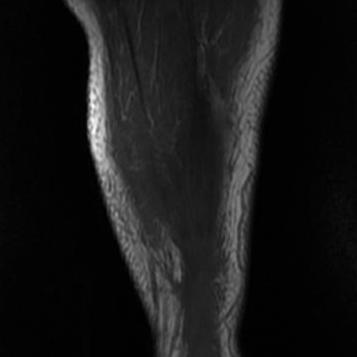
%> input picture 1.jpg, 357 x 357 px
$ octave main_1.m   (GNU Octave 9; MATLAB toolbox functions it lacks are replaced by stand-ins)
%> lines starting %> are read from the running program, lines starting %| are printed output that depends on the picture; in (x1, y1, x2, y2) boxes, pixels count from 0 and x2, y2 are one past the last pixel; in counts of white or black regions, pixels touching at a corner belong together; the program's own positions count from 1
clear all;
close all;
clc;
%%
[F,P]=uigetfile('.jpg');
%> the answer given: 1.jpg
I=imread(strcat(P,F));
%> I is the input picture: size 357x357x3 uint8; min 0, max 254, mean 23.9
[m n z]=size(I);
%> m = 357; n = 357; z = 3
if z==3
    I=rgb2gray(I);
%> I: size 357x357 uint8
end
imshow(I);
title('Gray Image')
pause(.5)
%%
blur_filter=fspecial('gaussian',[12 12],2);
I_blurred=imfilter(I,blur_filter,'replicate','conv');
I_mask=I-I_blurred;
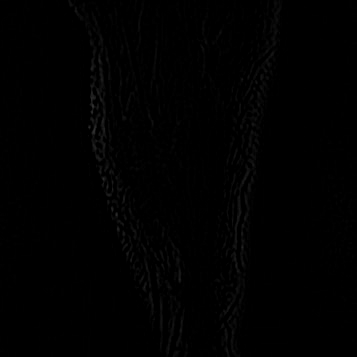
%> I_mask: size 357x357 uint8; min 0, max 48, mean 0.9
k=1;
I_enhanced=I+k*I_mask;
I_enhanced(find(I_enhanced<0))=0;
I_enhanced(find(I_enhanced>255))=255;
imagesc(I_enhanced,[0 255]);
title('Enhanced Image');
I=I_enhanced;pause(.5)
%% STEP:
% SEGMENTATION
threshold = graythresh(I);
%> threshold = 0.204
BW1=im2bw(I,threshold);
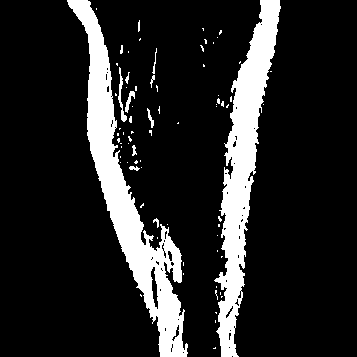
%> BW1: size 357x357 logical; 14.9% white; 76 white regions (63 under 20 px), largest, box (x1, y1, x2, y2) and area: (67, 0, 188, 357) 9787, (214, 0, 281, 357) 8389, (118, 67, 127, 122) 149
% BW1=im2bw(I,0.67);
BW1=1-BW1;
imshow(BW1);
title('Segmented Image');
pause(.5)
%%
isBlack = (BW1 == 0);
numBlack = sum(isBlack);
%> numBlack = 357 values, max 261 at index 234, min 0 at index 1, mean 53.27
numPix   = size(isBlack,1);
%> numPix = 357
denBlack = numBlack/numPix;
%> denBlack = 357 values, max 0.731 at index 234, min 0 at index 1, mean 0.149
plot(denBlack);title('PIXEL DISTRIBUTION')
%> after `title('PIXEL DISTRIBUTION')`:
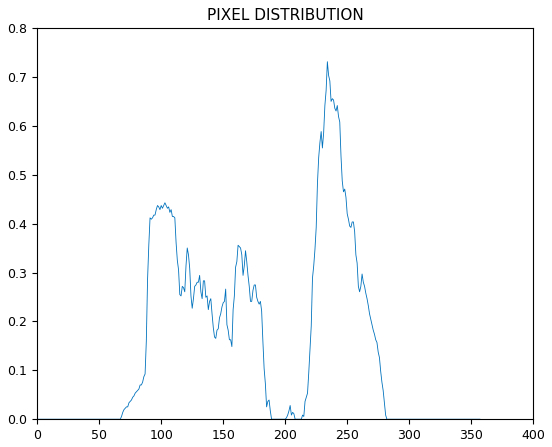
%> figure redrawn from the program's plot data; curve peaks at x = 234, y = 0.731
pause(.5)
%% STEP:4
% Noise Removal
BW1 = bwlabel(BW1,4);
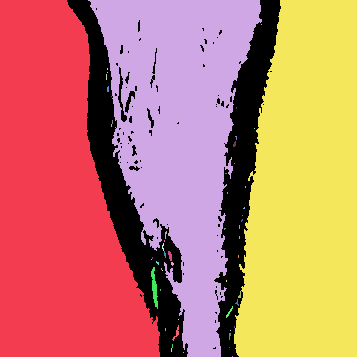
%> BW1: size 357x357 double; 57 distinct labels, from 0 to 56; one colour per label, 0 black
BW1 = bwareaopen(BW1,10);
%> BW1: size 357x357 logical; 85% white; 76 black regions (63 under 20 px), largest, box (x1, y1, x2, y2) and area: (67, 0, 188, 357) 9842, (214, 0, 281, 357) 8431, (118, 67, 127, 122) 149
imshow(BW1)
title ('Noise Removed Image (areaopen)')
pause(.5)
%
% Morphological operations on binary images
BW1=bwmorph(BW1, 'clean');
imshow(BW1);
title('noise removed Image')
pause(.5)
%
% Edge detect using mask
edgeFilter=[-1 -1 -1 ; -1 8 -1 ; -1 -1 -1];
edgeFilter=[-1 -1 -1 ; -1 8 -1 ; -1 -1 -1];
I2=imfilter(BW1, edgeFilter);
%> I2: size 357x357 logical; 4.3% white in thin lines or dots
imshow(I2);
title('EDGE DETECTION');
pause(.5)
%%
% Convert matrix to grayscale image
BW1=mat2gray(BW1);
hy = fspecial('sobel');
hx = hy';
Iy = imfilter(double(BW1), hy, 'replicate');
Ix = imfilter(double(BW1), hx, 'replicate');
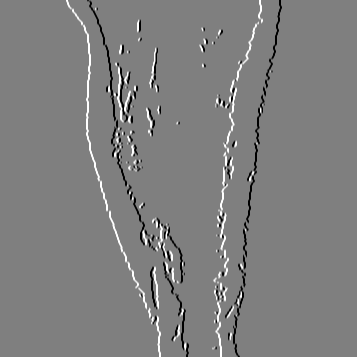
%> Ix: size 357x357 double; min -4, max 4, mean 0; drawn with min black and max white
gradmag = sqrt(Ix.^2 + Iy.^2);
imshow(gradmag,[]);
title('Gradient Magnitude');
pause(.5)
%%
L = watershed(gradmag);
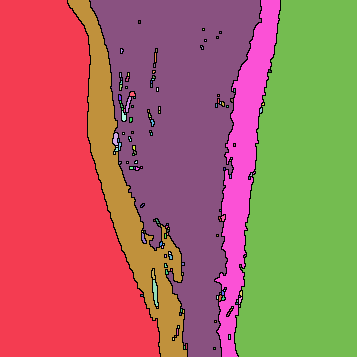
%> L: size 357x357 uint8; 149 distinct labels, from 0 to 148; one colour per label, 0 black
Lrgb = label2rgb(L);
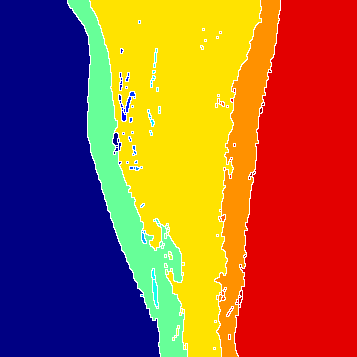
%> Lrgb: size 357x357x3 uint8; mean R, G, B 157.6, 90.6, 58.6
imshow(Lrgb);
title('Watershed transform');
pause(.5)
%%
imshow(uint8(L))
title('SEGMENTED IMAGE');
pause(.5)

$ run again, on 3.jpg
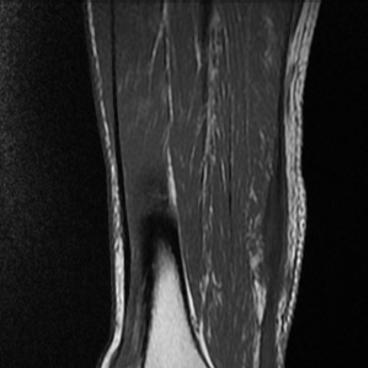
%> input picture 3.jpg, 368 x 368 px
%> I is the input picture: size 368x368x3 uint8; min 0, max 241, mean 43.3
%> I: size 368x368 uint8
%> threshold = 0.369
%> `BW1=im2bw(I,threshold);`:
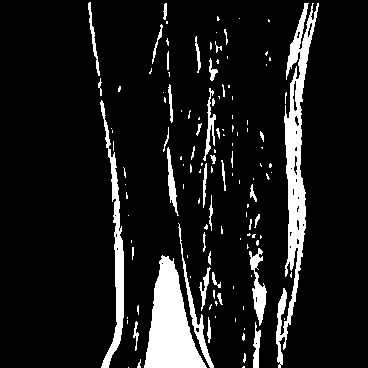
%> BW1: size 368x368 logical; 10.6% white; 129 white regions (88 under 20 px), largest, box (x1, y1, x2, y2) and area: (276, 3, 319, 368) 4432, (144, 255, 207, 368) 3837, (100, 100, 124, 368) 1704
%> numBlack = 368 values, max 238 at index 300, min 0 at index 1, mean 39.17
%> denBlack = 368 values, max 0.647 at index 300, min 0 at index 1, mean 0.106
%> I2: size 368x368 logical; 6.3% white in thin lines or dots
%> L: size 368x368 uint16; 328 distinct labels, from 0 to 327
%> `imshow(uint8(L))`:
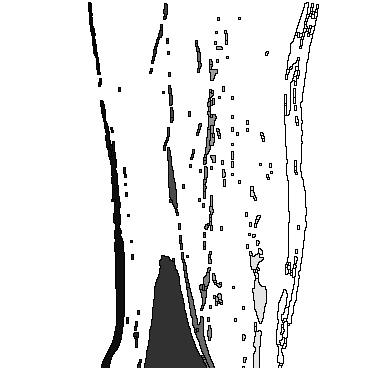
%> displayed picture: size 368x368, on the screen's scale of 0 to 255; min 0, max 255, mean 233.5

$ run again, on A.jpg
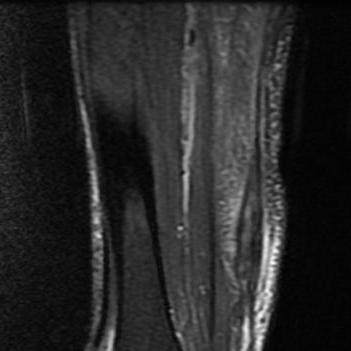
%> input picture A.jpg, 351 x 351 px
%> I is the input picture: size 351x351x3 uint8; min 0, max 250, mean 39.9
%> I: size 351x351 uint8
%> threshold = 0.2
%> `BW1=im2bw(I,threshold);`:
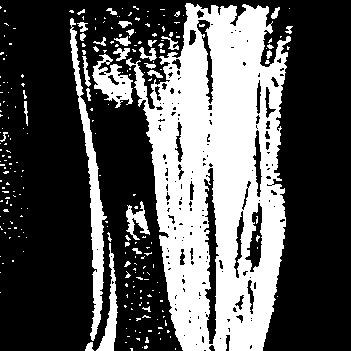
%> BW1: size 351x351 logical; 34.1% white; 247 white regions (214 under 20 px), largest, box (x1, y1, x2, y2) and area: (126, 3, 291, 351) 34741, (70, 18, 107, 341) 2581, (92, 54, 133, 108) 1050
%> numBlack = 351 values, max 348 at index 189, min 0 at index 29, mean 119.6
%> denBlack = 351 values, max 0.991 at index 189, min 0 at index 29, mean 0.341
%> I2: size 351x351 logical; 9.3% white in thin lines or dots
%> L: size 351x351 uint16; 446 distinct labels, from 0 to 445
%> `imshow(uint8(L))`:
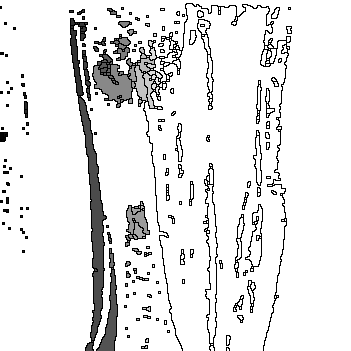
%> displayed picture: size 351x351, on the screen's scale of 0 to 255; min 0, max 255, mean 231.1
